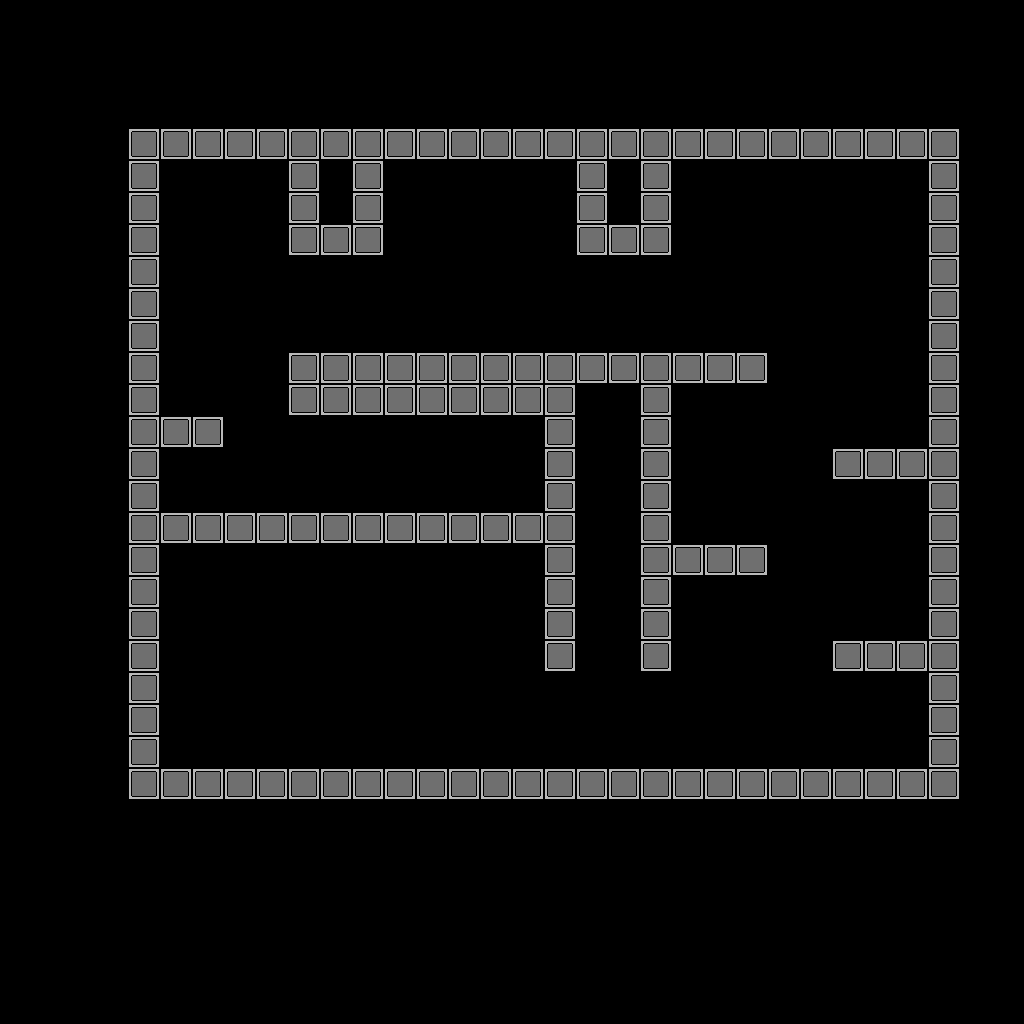

This is a level from a 2D game, rendered from its Tiled map with the project's own tilesets. A one-line summary and the map file follow, with tile-layer data summarised:
An orthogonal 32x32 tile map with 32x32 px tiles, 1 tile layer (Tile Layer 1), 2 tilesets and 4 objects (Player, AreaTrigger, MusicPlayer, RoachSoundPlayer).

<map version="1.0" orientation="orthogonal" renderorder="right-down" width="32" height="32" tilewidth="32" tileheight="32" backgroundcolor="#000000" nextobjectid="24">
 <tileset firstgid="1" name="ShipTiles" tilewidth="32" tileheight="32">
  <image source="sprites/ShipTiles.png" width="160" height="224" />
 </tileset>
 <tileset firstgid="36" name="simple-tiles" tilewidth="32" tileheight="32">
  <image source="sprites/simple-tileset.png" width="64" height="64" />
  <tile id="0">
   <properties>
    <property name="prefab" value="BlockTilePrefab" />
   </properties>
  </tile>
 </tileset>
 <layer name="Tile Layer 1" width="32" height="32">
  <data>[1024 cells, 168 non-empty, 1 distinct tile ids]</data>
 </layer>
 <objectgroup name="Object Layer 1">
  <object id="1" name="Player" type="Player" x="336.828" y="656.955">
   <ellipse />
  </object>
  <object id="13" name="trigger1" type="AreaTrigger" x="512" y="686.832" width="192" height="64">
   <properties>
    <property name="+on-enter" value="roachsound1:play" />
    <property name="+on-exit" value="roachsound1:play" />
   </properties>
  </object>
  <object id="20" name="MusicPlayer" type="MusicPlayer" x="384" y="64" width="32" height="32" visible="0" />
  <object id="23" name="roachsound1" type="RoachSoundPlayer" x="595" y="835" width="32" height="32" />
 </objectgroup>
</map>
